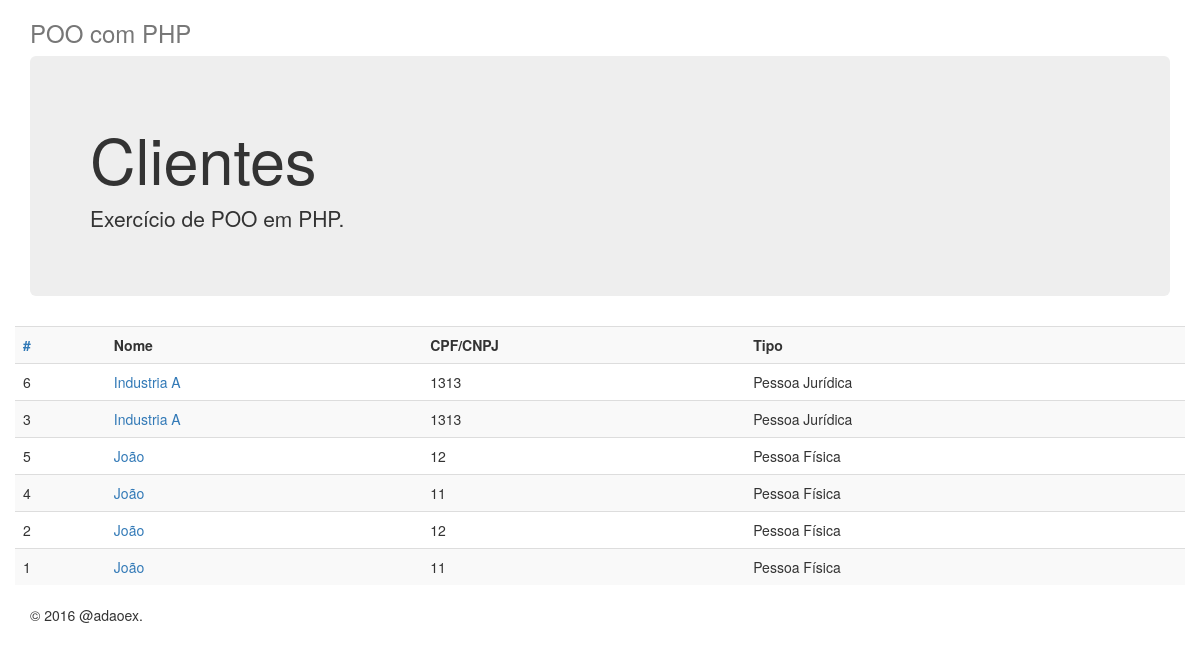
Screenshot of /?order=DESC with the database file from the repository.
### tables this page shows
CREATE TABLE cliente (
                id INTEGER PRIMARY KEY AUTOINCREMENT, 
                nome text   not null, 
                cpf text    null,
                cnpj text   null,
                rg text     null,
                grau_importancia text not null,
                tipo text not null
            );

### lib/Psr4AutoloaderClass.php (called while the page is built, shortened)
<?php
class Psr4AutoloaderClass
{
    protected $prefixes = array();
    public function addNamespace($prefix, $base_dir, $prepend = false)
    {
        $prefix = trim($prefix, '\\') . '\\';
        $base_dir = rtrim($base_dir, DIRECTORY_SEPARATOR) . '/';
        if (isset($this->prefixes[$prefix]) === false) {
            $this->prefixes[$prefix] = array();
        }
        if ($prepend) {
            array_unshift($this->prefixes[$prefix], $base_dir);
        } else {
            array_push($this->prefixes[$prefix], $base_dir);
        }
    }
    public function loadClass($class)
    {
        $prefix = $class;
        while (false !== $pos = strrpos($prefix, '\\')) {
            $prefix = substr($class, 0, $pos + 1);
            $relative_class = substr($class, $pos + 1);
            $mapped_file = $this->loadMappedFile($prefix, $relative_class);
            if ($mapped_file) {
                return $mapped_file;
            }
            $prefix = rtrim($prefix, '\\');
        }
        return false;
    }
    protected function loadMappedFile($prefix, $relative_class)
    {
        if (isset($this->prefixes[$prefix]) === false) {
            return false;
        }
        foreach ($this->prefixes[$prefix] as $base_dir) {
            $file = $base_dir
                . str_replace('\\', '/', $relative_class)
                . '.php';
            if ($this->requireFile($file)) {
                return $file;
            }
        }
        return false;
    }
    protected function requireFile($file)
    {
        if (file_exists($file)) {
            return true;
        }
        return false;
    }
}

### public/clientes.php (called while the page is built)
<?php
$db = new \PDO("sqlite:".__DIR__."/../cursopoo.db");
$pfDB = new Poo\PDO\ClientePF($db);
$pjDB = new Poo\PDO\ClientePJ($db);
$clientes_pf = $pfDB->findAll();
$clientes_pj = $pjDB->findAll();
$clientes = array_merge($clientes_pf, $clientes_pj);

### src/PDO/ClientePF.php (called while the page is built, shortened)
<?php
class ClientePF extends ClienteDBAbstract
{
    public function findAll()
    {
        $sql = "SELECT * FROM cliente where tipo = 'PF'";
        $clientes = [];
        foreach ( self::$pdo->query($sql) as $r) {
            $cliente = new \Poo\Cliente\Tipos\ClientePF();
            $cliente->setId($r['id']);
            $cliente->setCpf($r['cpf']);
            $cliente->setGrauImportancia($r['grau_importancia']);
            $cliente->setNome($r['nome']);
            $cliente->setRg($r['rg']);
            $clientes[] = $cliente;
        }
        return $clientes;
    }
}

### src/Cliente/Tipos/ClientePF.php (called while the page is built, shortened)
<?php
class ClientePF implements ICliente
{
    private $id;
    private $nome;
    private $cpf;
    public function getId()
    {
        return $this->id;
    }
    public function setId($id)
    {
        $this->id = $id;
        return $this;
    }
    public function getNome()
    {
        return $this->nome;
    }
    public function setNome($nome)
    {
        $this->nome = $nome;
        return $this;
    }
    public function getCpf()
    {
        return $this->cpf;
    }
    public function setCpf($cpf)
    {
        $this->cpf = $cpf;
        return $this;
    }
    public function setRg($rg)
    {
        return $this;
    }
    public function setGrauImportancia($grauImportancia)
    {
        return $this;
    }
}

### src/PDO/ClientePJ.php (called while the page is built, shortened)
<?php
class ClientePJ extends ClienteDBAbstract
{
    public function findAll()
    {
        $sql = "SELECT * FROM cliente where tipo = 'PJ' ";
        $clientes = [];
        foreach ( self::$pdo->query($sql) as $r) {
            $cliente = new \Poo\Cliente\Tipos\ClientePJ();
            $cliente->setId($r['id']);
            $cliente->setCnpj($r['cnpj']);
            $cliente->setGrauImportancia($r['grau_importancia']);
            $cliente->setNome($r['nome']);
            $clientes[] = $cliente;
        }
        return $clientes;
    }
}

### src/Cliente/Tipos/ClientePJ.php (called while the page is built, shortened)
<?php
class ClientePJ implements ICliente
{
    private $id;
    private $nome;
    private $cnpj;
    public function getId()
    {
        return $this->id;
    }
    public function setId($id)
    {
        $this->id = $id;
        return $this;
    }
    public function getNome()
    {
        return $this->nome;
    }
    public function setNome($nome)
    {
        $this->nome = $nome;
        return $this;
    }
    public function getCnpj()
    {
        return $this->cnpj;
    }
    public function setCnpj($cnpj)
    {
        $this->cnpj = $cnpj;
        return $this;
    }
    public function setGrauImportancia($grau)
    {
        return $this;
    }
}

### public/cliente-lista.php (the view)
<table class="table table-striped" >
    <tr>
        <th>
            <a title="Ordenar" href="?order=<?php echo ($order=='ASC'?'DESC':'ASC'); ?>" > # </a>
        </th>
        <th>Nome</th>
        <th>CPF/CNPJ</th>
        <th>Tipo</th>
    </tr>
    <?php foreach($clientes as $k => $cliente ) : ?>
        <tr>
            <td><?php echo $cliente->getId(); ?></td>
            <td>
                <a href="?pag=detalhe&idx=<?php echo $cliente->getId(); ?>&tipo=<?php echo ($cliente instanceof Poo\Cliente\Tipos\ClientePJ ? 'pj': 'pf')?>">
                <?php echo $cliente->getNome(); ?>
                </a>
            </td>
            <td><?php echo ($cliente instanceof Poo\Cliente\Tipos\ClientePJ ? $cliente->getCnpj(): $cliente->getCpf() ); ?></td>
            <td><?php echo ($cliente instanceof Poo\Cliente\Tipos\ClientePJ ? "Pessoa Jurídica":"Pessoa Física"); ?></td>
        </tr>
    <?php endforeach; ?>
</table>

### rows the page displays
cliente: id "6", nome "Industria A", cnpj "1313", shows "Pessoa Jurídica"
cliente: id "3", nome "Industria A", cnpj "1313", shows "Pessoa Jurídica"
cliente: id "5", nome "João", cpf "12", shows "Pessoa Física"
cliente: id "4", nome "João", cpf "11", shows "Pessoa Física"
cliente: id "2", nome "João", cpf "12", shows "Pessoa Física"
cliente: id "1", nome "João", cpf "11", shows "Pessoa Física"
